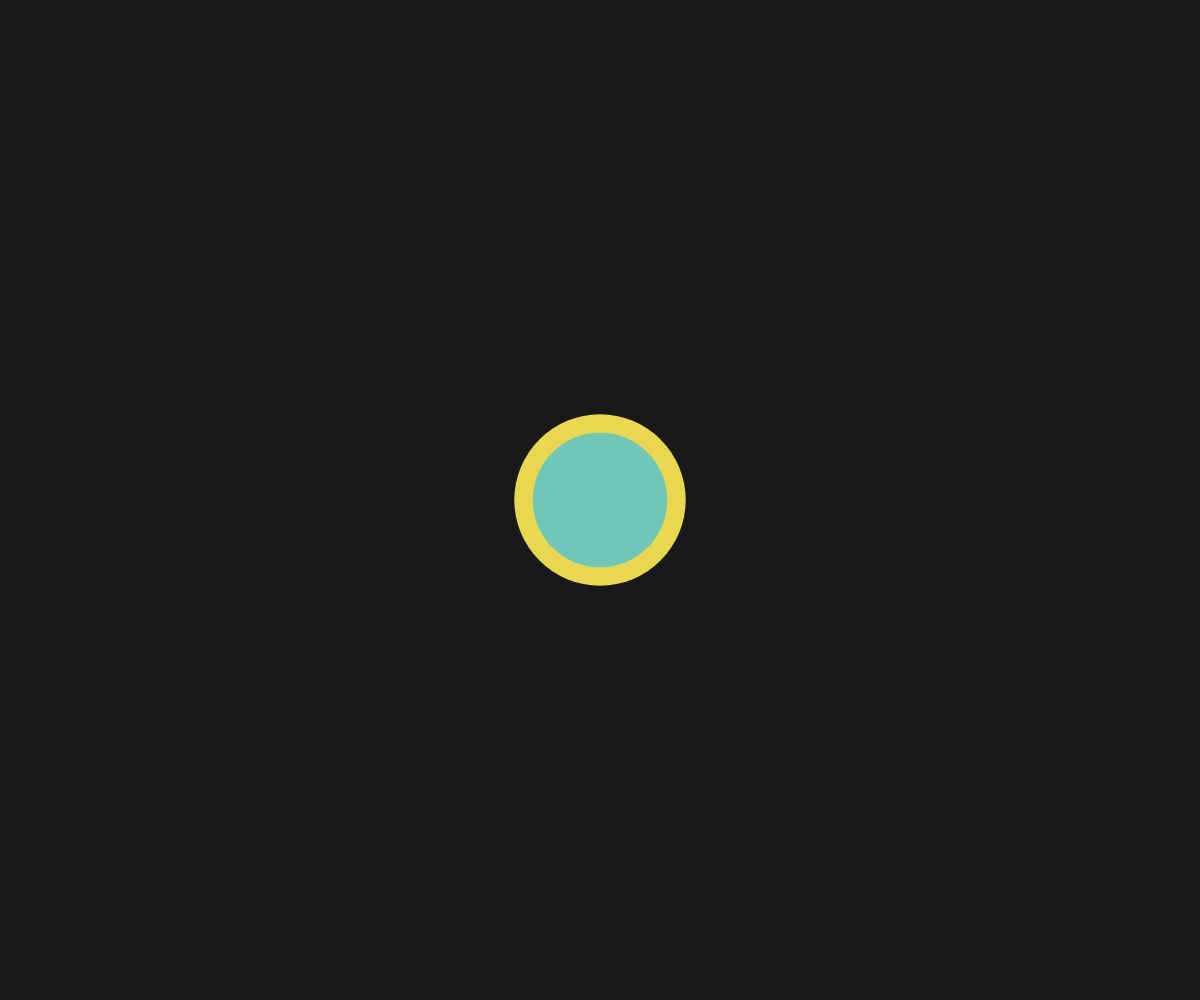
Frame 1 (no input)
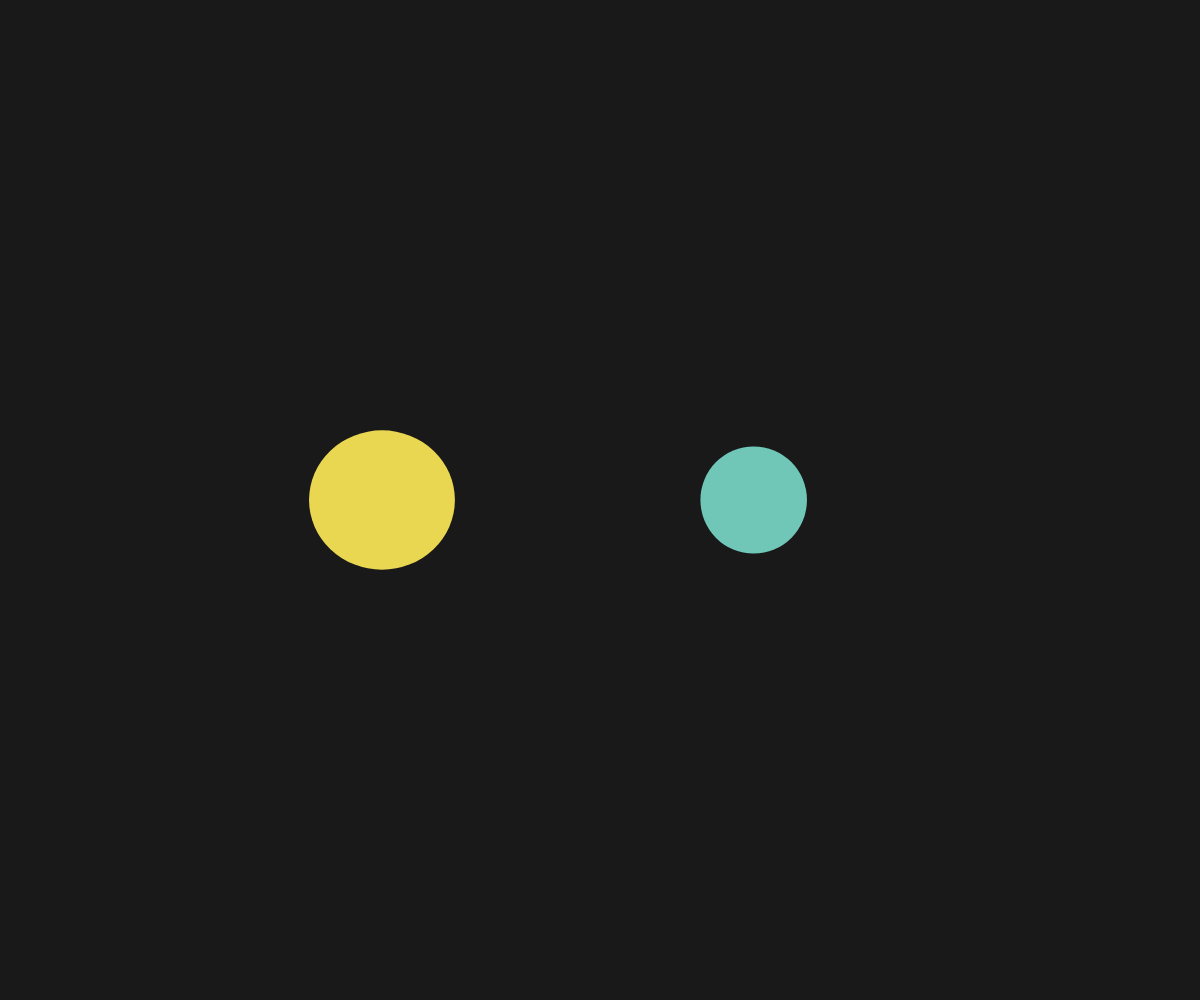
Frame 60 (no input)
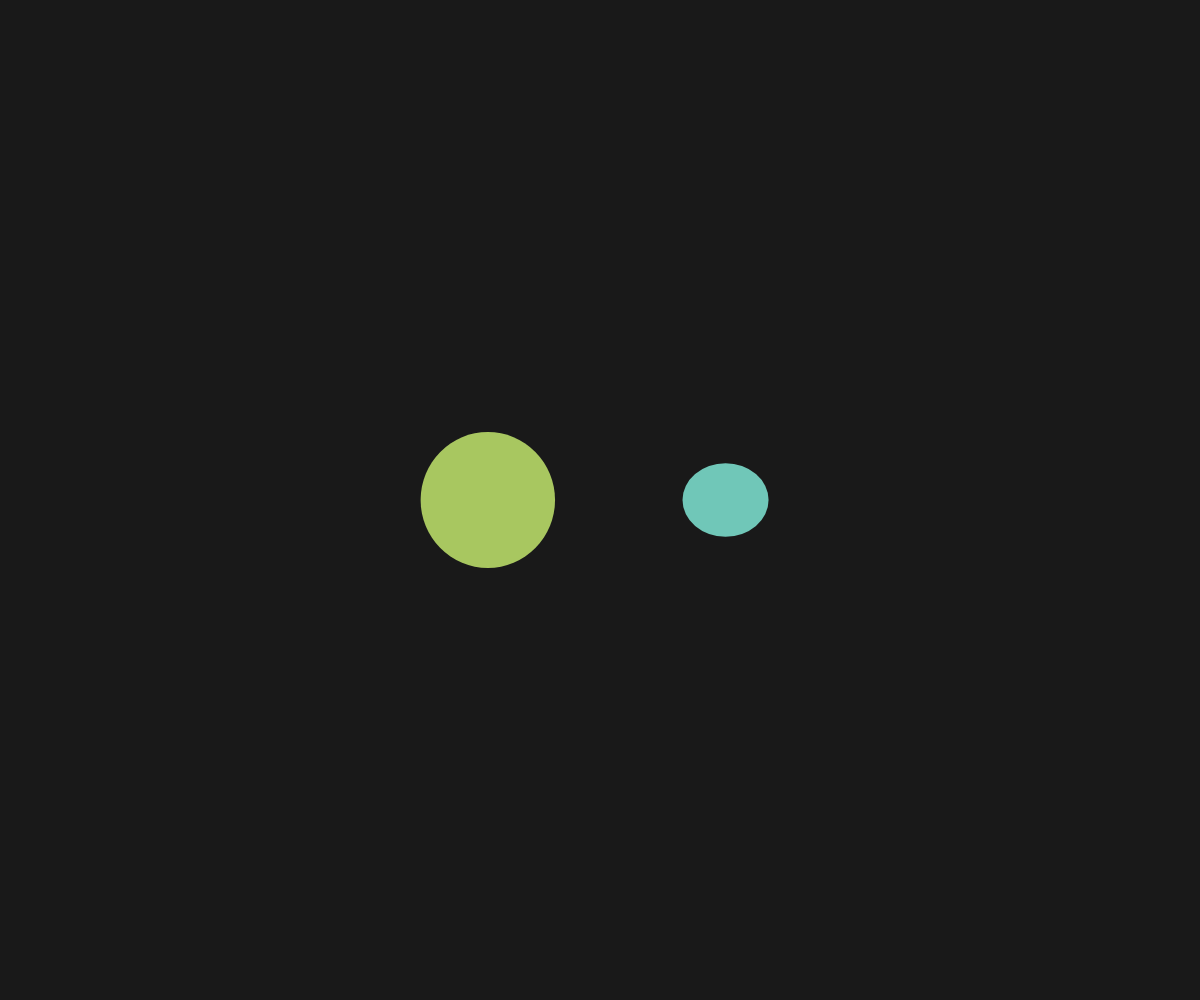
Frame 120 (the mouse pressed at the canvas centre since frame 60)

The p5.js sketch that drew these frames (run headless with seeded random() and noise() and a simulated clock; from frame 60 on, the mouse is pressed at the canvas centre):

// p5.js sketch
// ── sketch.js
let palette = ["#FEAA3A", "#EA0303", "#F6C1BD", "#70C7B8", "#F8EACE","#F26D92", "#F46256", "#A8C760", "#EAD751", "#87C4BC", "#E80808"];
var pulse=[];
 
function setup() {
  createCanvas(windowWidth, windowHeight);
  background(100);
 
  //fill array
  for(var i=0;i<2;i++){ //loop 5 times
    //put an object in the array for each loop
    var d=random(100,200);
    pulse[i] = new Pulser(width/2, height/2, d,d); 
 
  }
  noStroke();
}
 
function draw() {
  background(25);
  for(var i=0;i<pulse.length;i++){ //loop 5 times
    pulse[i].display(); //run the display function of the object
    pulse[i].move();
  }
}
 
//ADD an object to the array when mouse is clicked
function mousePressed(){
  var d=random(100,200);
  pulse.push(new Pulser(width/2, height/2, d,d));
  console.log("pushing");
}
 
//class in p5js
 
class Pulser {
 
    //The constructor (note no variable declarations above the constructor)  
    constructor(x, y, w, h) { //pulser has 4 arguments 
    this.x = x; //this refers to the variables in the class. Need to use this in front of all variables.
    this.y = y;
    this.w = w;
    this.h = h;
    this.color = "red";
    this.n=random(2);//generate a random starting noise variable; 
    this.p=0; //position variable
    this.inc=0.005; //noise variable increment
    this.c = random(palette);
  }
 
   //Functions 
  display() {
    // fill(255, 100, 200,100);
    fill(this.c);
    // blendMode(BLEND);
    ellipse(this.x, this.y, this.w, this.h); 
 	this.w += random(-2, 1);
   	this.h += random(-2, 1);
 
  }
 
 
  move() {
   this.p=noise(this.n);
   this.x=map(this.p,0,1,0,width); 
   this.n=this.n+this.inc;
  }
}

// ── Style.css
   iframe {
  width: 300px;
  height: 300px;
}

.grid-container {
  display: grid;
  grid-template-columns: auto auto auto auto;
}

.home {
  color:white; padding:50px; text-align:center;
                 
/*    font-family:Michroma; */
/*     background-color:black*/
} 
.text-1 {
/*    position: fixed;*/
/*     position: absolute; */
font-family: 'Syne Mono', monospace;
/*  color: white;*/
/*  font-size: 18px;*/
}

canvas {
    position: fixed;
    top: 0;
    left: 0;
    z-index: -1;
}

// ── star.js
var stars = [];

function setup() {
  createCanvas(windowWidth, windowHeight);
    frameRate(24);
    for (var i = 0; i < 1000; i++) {
    stars[i] = new Star();
    }
}

function draw() {
  background(15);
   for (var i = 0; i < stars.length; i++) {
    stars[i].draw();
  }
}

// star class //
class Star {
  constructor() {
    this.x = random(width);
    this.y = random(height);
    this.size = random(0.25, 3);
    this.t = random(TAU);
  }

  draw() {
    this.t += 0.1;
    var scale = this.size + sin(this.t) * 2;
    noStroke();
    ellipse(this.x, this.y, scale, scale);
  }
}
